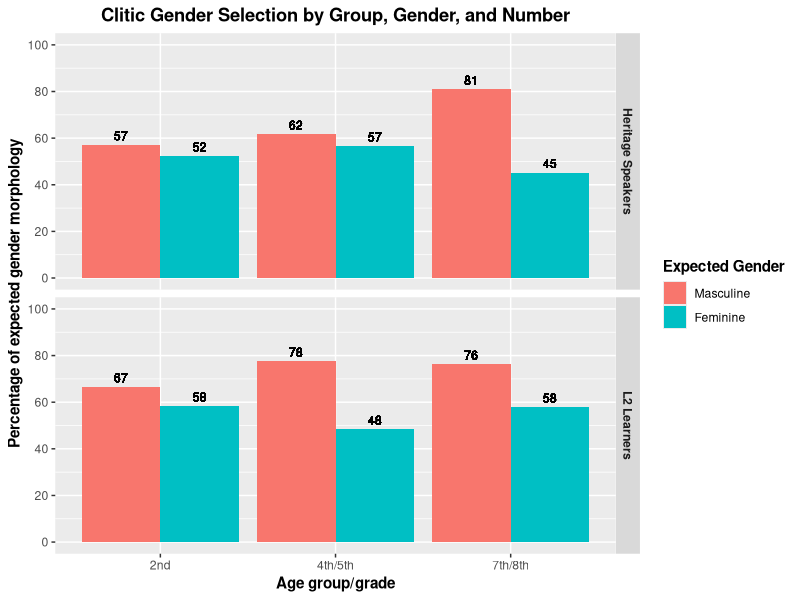

The R script that drew this image:
## Prepared with cohort 1 data only

library(here)
library(tidyverse)


# Load data
## Second grade
HS_2_FCT <- read_csv(here("CSV Files", "Heritage", "Heritage Second Clitic FCT.csv")) %>% 
  mutate(Speaker_Group = "Heritage Speakers")

HS_45_FCT <- read_csv(here("CSV Files", "Heritage", "Heritage Fourth and Fifth Clitic FCT.csv")) %>% 
  mutate(Speaker_Group = "Heritage Speakers")

HS_78_FCT <- read_csv(here("CSV Files", "Heritage", "Heritage Seventh and Eighth Clitic FCT.csv")) %>% 
  mutate(Speaker_Group = "Heritage Speakers")

L2_2_FCT <- read_csv(here("CSV Files", "L2 Learners", "L2 Second Clitic FCT.csv")) %>% 
  mutate(Speaker_Group = "L2 Learners")

L2_45_FCT <- read_csv(here("CSV Files", "L2 Learners", "L2 Fourth and Fifth Clitic FCT.csv")) %>% 
  mutate(Speaker_Group = "L2 Learners")

L2_78_FCT <- read_csv(here("CSV Files", "L2 Learners", "L2 Seventh and Eighth Clitic FCT.csv")) %>% 
  mutate(Speaker_Group = "L2 Learners")


# Separate by gender
## Masculine
HS_2_FCT_Masculine <- HS_2_FCT %>% 
  filter(Gender == "Masculine")

HS_45_FCT_Masculine <- HS_45_FCT %>% 
  filter(Gender == "Masculine")

HS_78_FCT_Masculine <- HS_78_FCT %>% 
  filter(Gender == "Masculine")

L2_2_FCT_Masculine <- L2_2_FCT %>% 
  filter(Gender == "Masculine")

L2_45_FCT_Masculine <- L2_45_FCT %>% 
  filter(Gender == "Masculine")

L2_78_FCT_Masculine <- L2_78_FCT %>% 
  filter(Gender == "Masculine")


## Feminine
HS_2_FCT_Feminine <- HS_2_FCT %>% 
  filter(Gender == "Feminine")

HS_45_FCT_Feminine <- HS_45_FCT %>% 
  filter(Gender == "Feminine")

HS_78_FCT_Feminine <- HS_78_FCT %>% 
  filter(Gender == "Feminine")

L2_2_FCT_Feminine <- L2_2_FCT %>% 
  filter(Gender == "Feminine")

L2_45_FCT_Feminine <- L2_45_FCT %>% 
  filter(Gender == "Feminine")

L2_78_FCT_Feminine <- L2_78_FCT %>% 
  filter(Gender == "Feminine")


# Generate percentages by segment
## Heritage speakers, second grade
HS_2_FCT_Masculine_Average <- aggregate(HS_2_FCT_Masculine$Accuracy, list(HS_2_FCT_Masculine$Structure), FUN = mean, na.rm = TRUE)
HS_2_FCT_Masculine_Average <- HS_2_FCT_Masculine_Average %>% rename(Structure_Avg = x)
HS_2_FCT_Masculine_Average <- left_join(HS_2_FCT_Masculine, HS_2_FCT_Masculine_Average, by = c("Structure" = "Group.1")) %>%  
  mutate(Structure_Percentage = Structure_Avg * 100)

HS_2_FCT_Feminine_Average <- aggregate(HS_2_FCT_Feminine$Accuracy, list(HS_2_FCT_Feminine$Structure), FUN = mean, na.rm = TRUE)
HS_2_FCT_Feminine_Average <- HS_2_FCT_Feminine_Average %>% rename(Structure_Avg = x)
HS_2_FCT_Feminine_Average <- left_join(HS_2_FCT_Feminine, HS_2_FCT_Feminine_Average, by = c("Structure" = "Group.1")) %>%  
  mutate(Structure_Percentage = Structure_Avg * 100)


## Heritage speakers, fourth/fifth grade
HS_45_FCT_Masculine_Average <- aggregate(HS_45_FCT_Masculine$Accuracy, list(HS_45_FCT_Masculine$Structure), FUN = mean, na.rm = TRUE)
HS_45_FCT_Masculine_Average <- HS_45_FCT_Masculine_Average %>% rename(Structure_Avg = x)
HS_45_FCT_Masculine_Average <- left_join(HS_45_FCT_Masculine, HS_45_FCT_Masculine_Average, by = c("Structure" = "Group.1")) %>%  
  mutate(Structure_Percentage = Structure_Avg * 100)

HS_45_FCT_Feminine_Average <- aggregate(HS_45_FCT_Feminine$Accuracy, list(HS_45_FCT_Feminine$Structure), FUN = mean, na.rm = TRUE)
HS_45_FCT_Feminine_Average <- HS_45_FCT_Feminine_Average %>% rename(Structure_Avg = x)
HS_45_FCT_Feminine_Average <- left_join(HS_45_FCT_Feminine, HS_45_FCT_Feminine_Average, by = c("Structure" = "Group.1")) %>%  
  mutate(Structure_Percentage = Structure_Avg * 100)


## Heritage speakers, seventh/eighth grade
HS_78_FCT_Masculine_Average <- aggregate(HS_78_FCT_Masculine$Accuracy, list(HS_78_FCT_Masculine$Structure), FUN = mean, na.rm = TRUE)
HS_78_FCT_Masculine_Average <- HS_78_FCT_Masculine_Average %>% rename(Structure_Avg = x)
HS_78_FCT_Masculine_Average <- left_join(HS_78_FCT_Masculine, HS_78_FCT_Masculine_Average, by = c("Structure" = "Group.1")) %>%  
  mutate(Structure_Percentage = Structure_Avg * 100)

HS_78_FCT_Feminine_Average <- aggregate(HS_78_FCT_Feminine$Accuracy, list(HS_78_FCT_Feminine$Structure), FUN = mean, na.rm = TRUE)
HS_78_FCT_Feminine_Average <- HS_78_FCT_Feminine_Average %>% rename(Structure_Avg = x)
HS_78_FCT_Feminine_Average <- left_join(HS_78_FCT_Feminine, HS_78_FCT_Feminine_Average, by = c("Structure" = "Group.1")) %>%  
  mutate(Structure_Percentage = Structure_Avg * 100)


## L2 learners, second grade
L2_2_FCT_Masculine_Average <- aggregate(L2_2_FCT_Masculine$Accuracy, list(L2_2_FCT_Masculine$Structure), FUN = mean, na.rm = TRUE)
L2_2_FCT_Masculine_Average <- L2_2_FCT_Masculine_Average %>% rename(Structure_Avg = x)
L2_2_FCT_Masculine_Average <- left_join(L2_2_FCT_Masculine, L2_2_FCT_Masculine_Average, by = c("Structure" = "Group.1")) %>%  
  mutate(Structure_Percentage = Structure_Avg * 100)

L2_2_FCT_Feminine_Average <- aggregate(L2_2_FCT_Feminine$Accuracy, list(L2_2_FCT_Feminine$Structure), FUN = mean, na.rm = TRUE)
L2_2_FCT_Feminine_Average <- L2_2_FCT_Feminine_Average %>% rename(Structure_Avg = x)
L2_2_FCT_Feminine_Average <- left_join(L2_2_FCT_Feminine, L2_2_FCT_Feminine_Average, by = c("Structure" = "Group.1")) %>%  
  mutate(Structure_Percentage = Structure_Avg * 100)


## L2 learners, fourth/fifth grade
L2_45_FCT_Masculine_Average <- aggregate(L2_45_FCT_Masculine$Accuracy, list(L2_45_FCT_Masculine$Structure), FUN = mean, na.rm = TRUE)
L2_45_FCT_Masculine_Average <- L2_45_FCT_Masculine_Average %>% rename(Structure_Avg = x)
L2_45_FCT_Masculine_Average <- left_join(L2_45_FCT_Masculine, L2_45_FCT_Masculine_Average, by = c("Structure" = "Group.1")) %>%  
  mutate(Structure_Percentage = Structure_Avg * 100)

L2_45_FCT_Feminine_Average <- aggregate(L2_45_FCT_Feminine$Accuracy, list(L2_45_FCT_Feminine$Structure), FUN = mean, na.rm = TRUE)
L2_45_FCT_Feminine_Average <- L2_45_FCT_Feminine_Average %>% rename(Structure_Avg = x)
L2_45_FCT_Feminine_Average <- left_join(L2_45_FCT_Feminine, L2_45_FCT_Feminine_Average, by = c("Structure" = "Group.1")) %>%  
  mutate(Structure_Percentage = Structure_Avg * 100)


## L2 learners, seventh/eighth grade
L2_78_FCT_Masculine_Average <- aggregate(L2_78_FCT_Masculine$Accuracy, list(L2_78_FCT_Masculine$Structure), FUN = mean, na.rm = TRUE)
L2_78_FCT_Masculine_Average <- L2_78_FCT_Masculine_Average %>% rename(Structure_Avg = x)
L2_78_FCT_Masculine_Average <- left_join(L2_78_FCT_Masculine, L2_78_FCT_Masculine_Average, by = c("Structure" = "Group.1")) %>%  
  mutate(Structure_Percentage = Structure_Avg * 100)

L2_78_FCT_Feminine_Average <- aggregate(L2_78_FCT_Feminine$Accuracy, list(L2_78_FCT_Feminine$Structure), FUN = mean, na.rm = TRUE)
L2_78_FCT_Feminine_Average <- L2_78_FCT_Feminine_Average %>% rename(Structure_Avg = x)
L2_78_FCT_Feminine_Average <- left_join(L2_78_FCT_Feminine, L2_78_FCT_Feminine_Average, by = c("Structure" = "Group.1")) %>%  
  mutate(Structure_Percentage = Structure_Avg * 100)


# Rejoin datasets
## By condition
Masculine <- rbind(HS_2_FCT_Masculine_Average, HS_45_FCT_Masculine_Average, HS_78_FCT_Masculine_Average, L2_2_FCT_Masculine_Average, L2_45_FCT_Masculine_Average, L2_78_FCT_Masculine_Average)
Feminine <- rbind(HS_2_FCT_Feminine_Average, HS_45_FCT_Feminine_Average, HS_78_FCT_Feminine_Average, L2_2_FCT_Feminine_Average, L2_45_FCT_Feminine_Average, L2_78_FCT_Feminine_Average)

## Master file
Master <- rbind(Masculine, Feminine)
Master$Gender <- factor(Master$Gender, levels = c("Masculine", "Feminine"))


# Generate bar plots
## With labels
Master %>% 
  ggplot(aes(x = Age_Group, y = Structure_Percentage, fill = Gender)) + 
  geom_bar(position = "dodge", stat = "identity") +
  facet_grid(rows = vars(Speaker_Group)) +
  scale_y_continuous(breaks = seq (0, 100, 20),
                     limits = c(0, 100)) +
  geom_text(aes(label = round(Structure_Percentage)),
            position = position_dodge(width = .9),
            vjust = -0.5,
            size = 3) +
  labs(x = "Age group/grade", y = "Percentage of expected gender morphology", fill = "Expected Gender", title = "Clitic Gender Selection by Group, Gender, and Number") +
  theme(axis.title = element_text(face = "bold"),
        plot.title = element_text(hjust = 0.5, face = "bold"),
        legend.title = element_text(face = "bold"),
        strip.text = element_text(face = "bold"))
